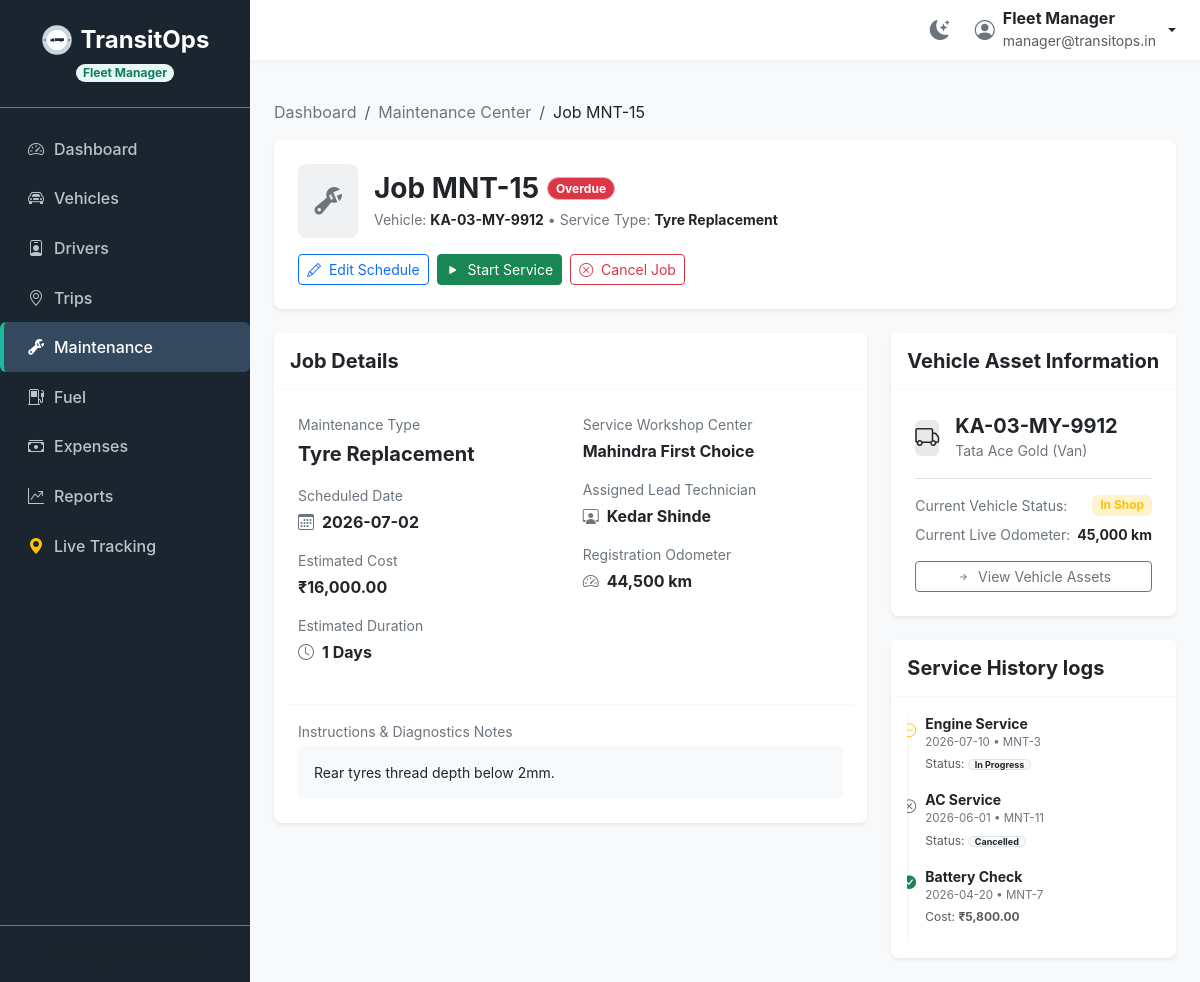
Page /maintenance/15 (signed in) on the committed database.
### tables this page shows
CREATE TABLE maintenance_logs (
            id INTEGER PRIMARY KEY AUTOINCREMENT,
            vehicle_id INTEGER NOT NULL,
            description TEXT NOT NULL,
            cost REAL NOT NULL,
            start_date TEXT NOT NULL,
            end_date TEXT,
            status TEXT NOT NULL DEFAULT 'Active',
            maintenance_type TEXT,
            service_center TEXT,
            technician_name TEXT,
            scheduled_date TEXT,
            completed_date TEXT,
            estimated_cost REAL DEFAULT 0.0,
            actual_cost REAL DEFAULT 0.0,
            estimated_duration INTEGER DEFAULT 0,
            current_odometer REAL DEFAULT 0.0,
            notes TEXT,
            work_performed TEXT,
            parts_replaced TEXT,
            remarks TEXT,
            FOREIGN KEY (vehicle_id) REFERENCES vehicles(id)
        );

CREATE TABLE vehicles (
            id INTEGER PRIMARY KEY AUTOINCREMENT,
            registration_number TEXT UNIQUE NOT NULL,
            name TEXT NOT NULL,
            type TEXT NOT NULL,
            max_load_capacity REAL NOT NULL,
            odometer REAL NOT NULL,
            acquisition_cost REAL NOT NULL,
            status TEXT NOT NULL DEFAULT 'Available',
            region TEXT NOT NULL
        );

### app.py (the view)
@app.route('/maintenance/<int:id>')
@roles_required('Fleet Manager', 'Safety Officer')
def maintenance_details(id):
    conn = get_db_connection()
    log = conn.execute('''
        SELECT m.*, v.registration_number AS vehicle_reg, v.name AS vehicle_name, v.type AS vehicle_type, v.odometer AS vehicle_odometer, v.status AS vehicle_status
        FROM maintenance_logs m
        JOIN vehicles v ON m.vehicle_id = v.id
        WHERE m.id = ?
    ''', (id,)).fetchone()
    if not log:
        conn.close()
        flash('Maintenance record not found.', 'error')
        return redirect(url_for('maintenance_list'))
    history = conn.execute('''
        SELECT * FROM maintenance_logs
        WHERE vehicle_id = ? AND id != ?
        ORDER BY scheduled_date DESC
    ''', (log['vehicle_id'], id)).fetchall()
    conn.close()
    return render_template('maintenance/details.html', active_page='maintenance', log=log, history=history)

### app.py (called while the page is built, shortened)
@app.before_request
def require_login():
    allowed_routes = ['login', 'static']
    if request.endpoint not in allowed_routes and 'user_id' not in session:
        if request.path.startswith('/api/'):
            return jsonify({'error': 'Unauthorized access.'}), 401
        return redirect(url_for('login'))

def roles_required(*roles):
    def decorator(f):
        @wraps(f)
        def decorated_function(*args, **kwargs):
            if 'user_role' not in session:
                return redirect(url_for('login'))
            if session.get('user_role') not in roles:
                flash("Access Denied: You do not have the required permissions to access this resource.", "error")
                return redirect(url_for('dashboard'))
            return f(*args, **kwargs)
        return decorated_function
    return decorator

@app.context_processor
def inject_driver_trip():
    return {'current_driver_id': None, 'active_trip_id': None}

### database.py (called while the page is built)
def get_db_connection():
    conn = sqlite3.connect(DB_FILE)
    conn.row_factory = sqlite3.Row
    conn.execute('PRAGMA foreign_keys = ON')
    return conn

### templates/maintenance/details.html (shortened to what this page needs)
{% extends 'base.html' %}
{% block content %}
<nav aria-label="breadcrumb" class="mb-3">
  <ol class="breadcrumb small">
    <li class="breadcrumb-item"><a href="/" class="text-decoration-none text-secondary">Dashboard</a></li>
    <li class="breadcrumb-item"><a href="/maintenance" class="text-decoration-none text-secondary">Maintenance Center</a></li>
    <li class="breadcrumb-item active text-dark" aria-current="page">Job MNT-{{ log.id }}</li>
  </ol>
</nav>
<div class="card border-0 shadow-sm rounded-3 mb-4">
  <div class="card-body p-4 d-flex flex-wrap justify-content-between align-items-center gap-3">
    <div class="d-flex align-items-center gap-3">
      <div class="p-3 rounded-3 bg-secondary bg-opacity-10 text-secondary">
        <i class="bi bi-wrench-adjustable fs-3"></i>
      </div>
      <div>
        <div class="d-flex align-items-center gap-2">
          <h3 class="fw-bold text-dark m-0">Job MNT-{{ log.id }}</h3>
          {% if log.status == 'Scheduled' %}
            <span class="badge bg-warning text-dark border border-warning-subtle rounded-pill px-2.5">Scheduled</span>
          {% elif log.status == 'In Progress' %}
            <span class="badge bg-primary text-white border border-primary-subtle rounded-pill px-2.5">In Progress</span>
          {% elif log.status == 'Completed' %}
            <span class="badge bg-success text-white border border-success-subtle rounded-pill px-2.5">Completed</span>
          {% elif log.status == 'Overdue' %}
            <span class="badge bg-danger text-white border border-danger-subtle rounded-pill px-2.5">Overdue</span>
          {% else %}
            <span class="badge bg-secondary text-white border border-secondary-subtle rounded-pill px-2.5">Cancelled</span>
          {% endif %}
        </div>
        <p class="text-secondary small m-0 mt-1">Vehicle: <strong class="text-dark">{{ log.vehicle_reg }}</strong> &bull; Service Type: <strong class="text-dark">{{ log.maintenance_type }}</strong></p>
      </div>
    </div>
    <div class="d-flex align-items-center gap-2">
      {% if log.status in ['Scheduled', 'Overdue'] %}
        <a href="/maintenance/edit/{{ log.id }}" class="btn btn-sm btn-outline-primary" id="btn-edit-action"><i class="bi bi-pencil me-1"></i> Edit Schedule</a>
        <form action="/maintenance/start/{{ log.id }}" method="POST" class="m-0" id="form-start-action">
          <button type="submit" class="btn btn-sm btn-success" id="btn-start-action-submit"><i class="bi bi-play-fill me-1"></i> Start Service</button>
        </form>
      {% endif %}
      {% if log.status in ['Scheduled', 'Overdue', 'In Progress'] %}
        <button type="button" class="btn btn-sm btn-outline-danger" data-bs-toggle="modal" data-bs-target="#cancelDetailsModal" id="btn-cancel-action-trigger"><i class="bi bi-x-circle me-1"></i> Cancel Job</button>
      {% endif %}
    </div>
  </div>
</div>
<div class="row g-4">
  <div class="col-lg-8">
    <div class="card border-0 shadow-sm rounded-3 mb-4">
      <div class="card-header bg-white py-3 border-bottom border-light">
        <h5 class="card-title fw-bold m-0 text-dark">Job Details</h5>
      </div>
      <div class="card-body p-4">
        <div class="row g-4">
          <div class="col-md-6">
            <span class="text-secondary small d-block mb-1">Maintenance Type</span>
            <strong class="text-dark d-block fs-5 mb-3">{{ log.maintenance_type }}</strong>
            <span class="text-secondary small d-block mb-1">Scheduled Date</span>
            <strong class="text-dark d-block mb-3"><i class="bi bi-calendar3 me-2 text-secondary"></i>{{ log.scheduled_date }}</strong>
            <span class="text-secondary small d-block mb-1">Estimated Cost</span>
            <strong class="text-dark d-block mb-3">₹{{ "{:,.2f}".format(log.estimated_cost or 0.0) }}</strong>
            <span class="text-secondary small d-block mb-1">Estimated Duration</span>
            <strong class="text-dark d-block mb-3"><i class="bi bi-clock me-2 text-secondary"></i>{{ log.estimated_duration }} Days</strong>
          </div>
          <div class="col-md-6">
            <span class="text-secondary small d-block mb-1">Service Workshop Center</span>
            <strong class="text-dark d-block fs-6 mb-3">{{ log.service_center }}</strong>
            <span class="text-secondary small d-block mb-1">Assigned Lead Technician</span>
            <strong class="text-dark d-block mb-3"><i class="bi bi-person-workspace me-2 text-secondary"></i>{{ log.technician_name or 'Not Assigned' }}</strong>
            <span class="text-secondary small d-block mb-1">Registration Odometer</span>
            <strong class="text-dark d-block mb-3"><i class="bi bi-speedometer2 me-2 text-secondary"></i>{{ "{:,.0f}".format(log.current_odometer or 0.0) }} km</strong>
          </div>
          <div class="col-12 border-top pt-3 border-light">
            <span class="text-secondary small d-block mb-1">Instructions & Diagnostics Notes</span>
            <p class="text-dark small bg-light p-3 rounded-2 m-0 text-secondary">{{ log.notes or 'No diagnostic notes registered.' }}</p>
          </div>
        </div>
      </div>
    </div>
  </div>
  <div class="col-lg-4">
    <div class="card border-0 shadow-sm rounded-3 mb-4">
      <div class="card-header bg-white py-3 border-bottom border-light">
        <h5 class="card-title fw-bold m-0 text-dark">Vehicle Asset Information</h5>
      </div>
      <div class="card-body p-4">
        <div class="d-flex align-items-center gap-3 mb-3 pb-3 border-bottom">
          <div class="p-2.5 rounded bg-dark bg-opacity-10 text-dark">
            <i class="bi bi-truck fs-4"></i>
          </div>
          <div>
            <h5 class="fw-bold m-0 text-dark">{{ log.vehicle_reg }}</h5>
            <span class="text-secondary small">{{ log.vehicle_name }} ({{ log.vehicle_type }})</span>
          </div>
        </div>
        <ul class="list-unstyled m-0">
          <li class="d-flex justify-content-between mb-2">
            <span class="text-secondary small">Current Vehicle Status:</span>
            {% if log.vehicle_status == 'Available' %}
              <span class="badge bg-success-subtle text-success">Available</span>
            {% elif log.vehicle_status == 'On Trip' %}
              <span class="badge bg-primary-subtle text-primary">On Trip</span>
            {% elif log.vehicle_status == 'In Shop' %}
              <span class="badge bg-warning-subtle text-warning">In Shop</span>
            {% else %}
              <span class="badge bg-secondary-subtle text-secondary">Retired</span>
            {% endif %}
          </li>
          <li class="d-flex justify-content-between mb-2">
            <span class="text-secondary small">Current Live Odometer:</span>
            <strong class="text-dark small">{{ "{:,.0f}".format(log.vehicle_odometer or 0) }} km</strong>
          </li>
        </ul>
        <div class="mt-3 text-center">
          <a href="/vehicles" class="btn btn-outline-secondary btn-sm w-100"><i class="bi bi-arrow-right-short me-1"></i> View Vehicle Assets</a>
        </div>
      </div>
    </div>
    <div class="card border-0 shadow-sm rounded-3">
      <div class="card-header bg-white py-3 border-bottom border-light">
        <h5 class="card-title fw-bold m-0 text-dark">Service History logs</h5>
      </div>
      <div class="card-body p-3">
        {% if history %}
          <div class="timeline" style="max-height: 400px; overflow-y: auto;">
            {% for h in history %}
              <div class="border-start border-2 border-light ps-3 pb-3 position-relative">
                <span class="position-absolute translate-middle-x" style="left: 0px; top: 4px;">
                  {% if h.status == 'Completed' %}
                    <i class="bi bi-check-circle-fill text-success" style="font-size: 0.85rem;"></i>
                  {% elif h.status == 'Cancelled' %}
                    <i class="bi bi-x-circle text-muted" style="font-size: 0.85rem;"></i>
                  {% else %}
                    <i class="bi bi-dash-circle text-warning" style="font-size: 0.85rem;"></i>
                  {% endif %}
                </span>
                <div class="small fw-bold text-dark">{{ h.maintenance_type }}</div>
                <div class="text-secondary" style="font-size: 0.72rem;">{{ h.scheduled_date }} &bull; MNT-{{ h.id }}</div>
                <div class="text-muted small mt-1" style="font-size: 0.75rem;">
                  {% if h.status == 'Completed' %}
                    Cost: <strong>₹{{ "{:,.2f}".format(h.actual_cost or h.cost or 0.0) }}</strong>
                  {% else %}
                    Status: <span class="badge bg-light text-dark border py-0 text-xs">{{ h.status }}</span>
                  {% endif %}
                </div>
              </div>
            {% endfor %}
          </div>
        {% else %}
          <p class="text-center py-4 text-muted small mb-0">No past services recorded for this vehicle asset.</p>
        {% endif %}
      </div>
    </div>
  </div>
</div>
{% endblock %}

### templates/base.html (style rules this page uses)
body { font-family: 'Inter', system-ui, -apple-system, sans-serif; background-color: #f8f9fa; min-height: 100vh; display: flex; flex-direction: column; }

### rows in the picture
maintenance_logs: id "15", maintenance_type "Tyre Replacement", scheduled_date "2026-07-02", estimated_cost "16,000.00", estimated_duration "1", service_center "Mahindra First Choice", technician_name "Kedar Shinde", current_odometer "44,500", notes "Rear tyres thread depth below 2mm."
vehicles: vehicle_reg "KA-03-MY-9912", vehicle_name "Tata Ace Gold", vehicle_type "Van", odometer "45,000"
maintenance_logs: maintenance_type "Engine Service", scheduled_date "2026-07-10", id "3", status "In Progress"
maintenance_logs: maintenance_type "AC Service", scheduled_date "2026-06-01", id "11", status "Cancelled"
maintenance_logs: status "Completed" (drawn), maintenance_type "Battery Check", scheduled_date "2026-04-20", id "7", actual_cost "5,800.00"

### other values in the picture
{{ session.get('user_role') }} "Fleet Manager"
{{ session.get('user_name') }} "Fleet Manager"
{{ session.get('user_email') }} "manager@transitops.in"
